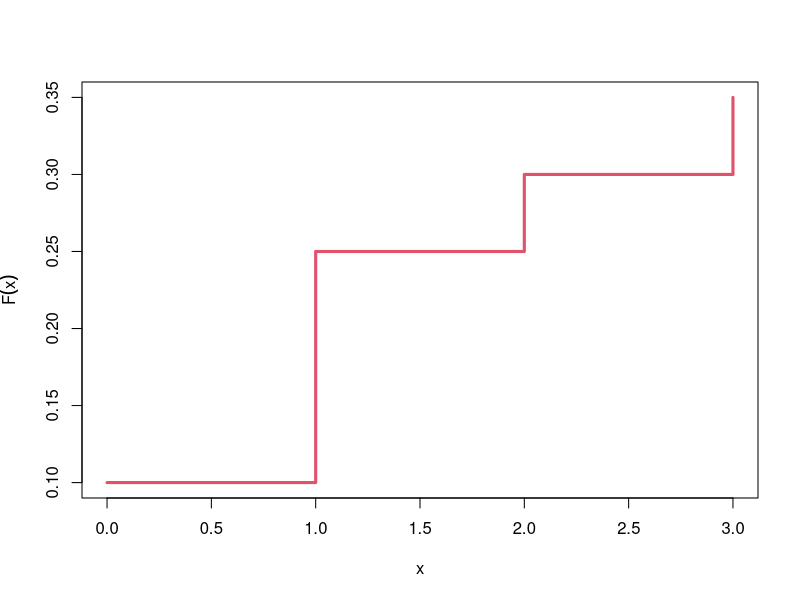
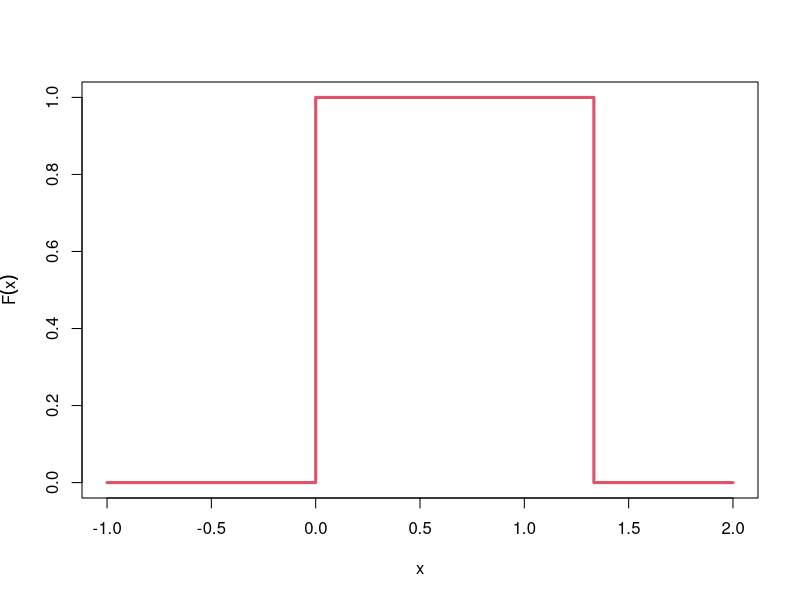
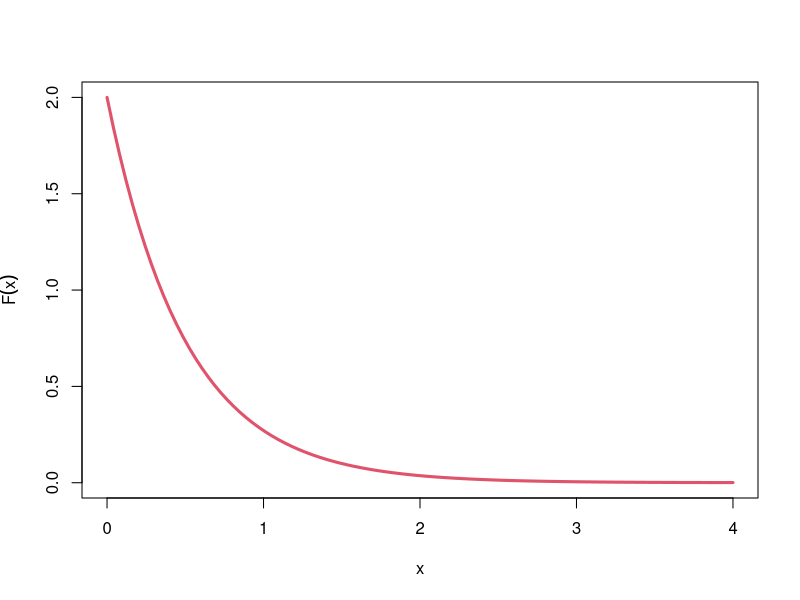
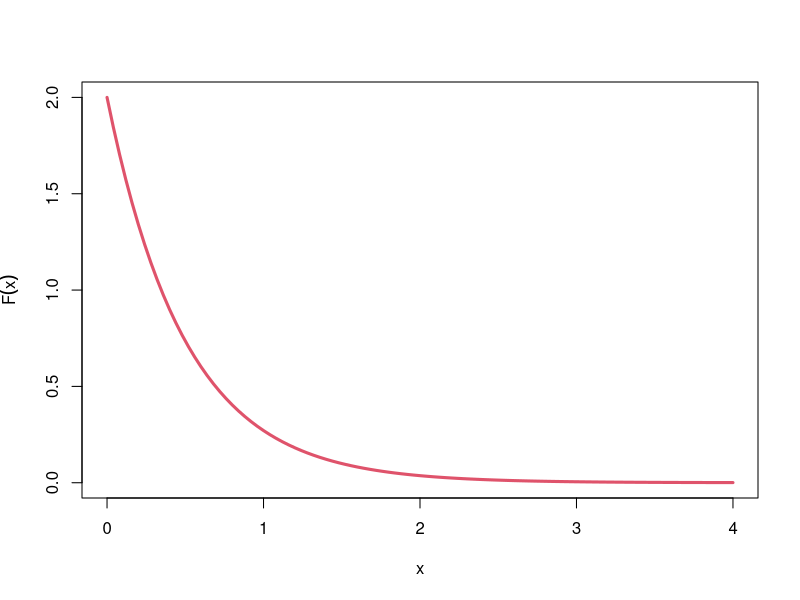

Here is the R script that generated these plots, in order:
# Fonction de répartition (v.a.d)
x=c(0,1,2,3)
p=c(0.1,0.25,0.3,0.35)
Fx=cumsum(p)
Fx
plot(x,p,type="s", lwd=3, col=2, xlab="x", ylab=expression(F(x)))

# Fonction de répartition de la loi uniforme [0,1]
x=seq(-1,2,len=10) # séquence de -1 jusqu'à 2 de longueur 10
Fx=dunif(x, min=0, max=1)
Fx   # Afficher les valeurs de F(x)
plot(x,Fx,type="s", lwd=3, col=2, xlab="x", ylab=expression(F(x)))

# Fonction de répartition de la loi exponentielle (lambda=2)

x=seq(0,4, len=100)
Fx=dexp(x,2)
plot(x,Fx,type="l", lwd=3, col=2, xlab="x", ylab=expression(F(x)))
# ou encore
curve(dexp(x,2),0,4,lwd=3, col=2, xlab="x", ylab=expression(F(x)))